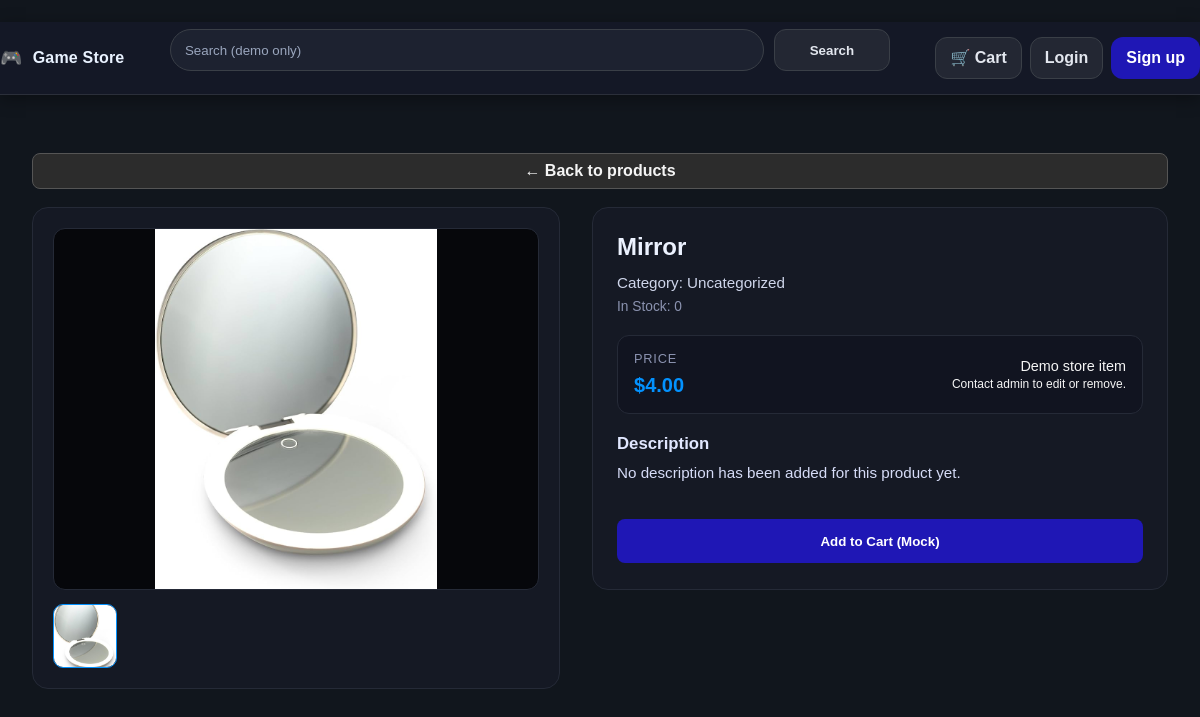
/product/1/, run on the app's committed database.
### catalog/models.py (models this page shows, shortened)
class Product(models.Model):
    name = models.CharField(max_length=180)
    slug = models.SlugField(unique=True)
    price = models.DecimalField(max_digits=10, decimal_places=2)
    inventory_qty = models.PositiveIntegerField(default=0)
    image = models.ImageField(upload_to="product_images/", blank=True, null=True)
    image_url = models.URLField(blank=True)
    description = models.TextField(blank=True)
    category = models.CharField(max_length=80, blank=True)

### catalog/views.py (the view)
# urls.py: path("product/<slug:slug>/", views.product_detail, name="product_detail"),
def product_detail(request, slug):
    product = get_object_or_404(Product, slug=slug)
    return render(request, "catalog/product_detail.html", {"product": product})

### templates/catalog/product_detail.html (shortened to what this page needs)
{% extends "base.html" %}
{% block content %}
  <section class="tt-detail-page">
    <p class="tt-back-btn">
      <a href="{% url 'product_list' %}" class="btn btn-sm btn-secondary">
        ← Back to products
      </a>
    </p>
    <div class="tt-detail-layout">
      <div class="tt-detail-media">
        <div class="tt-detail-image-wrap">
          {% if product.image %}
            <img src="{{ product.image.url }}"
                 alt="{{ product.name }}"
                 class="tt-detail-image" />
          {% elif product.image_url %}
            <img src="{{ product.image_url }}"
                 alt="{{ product.name }}"
                 class="tt-detail-image" />
          {% else %}
            <div class="tt-detail-image placeholder">
              No image uploaded for this product.
            </div>
          {% endif %}
        </div>
        <div class="tt-detail-thumbs">
          <div class="tt-detail-thumb active">
            {% if product.image %}
              <img src="{{ product.image.url }}" alt="{{ product.name }}">
            {% elif product.image_url %}
              <img src="{{ product.image_url }}" alt="{{ product.name }}">
            {% else %}
              <span>★</span>
            {% endif %}
          </div>
        </div>
      </div>
      <div class="tt-detail-info">
        <header class="tt-detail-header">
          <h1 class="tt-detail-title">{{ product.name }}</h1>
          <p class="tt-detail-seller">
            Category: {{ product.category|default:"Uncategorized" }}
          </p>
          <p class="tt-detail-meta">
            In Stock: {{ product.inventory_qty }}
          </p>
        </header>
        <div class="tt-detail-price-box">
          <div>
            <div class="tt-detail-price-label">Price</div>
            <div class="tt-detail-price">
              ${{ product.price }}
            </div>
          </div>
          <div class="tt-detail-end-time">
            <span>Demo store item</span><br>
            <small>Contact admin to edit or remove.</small>
          </div>
        </div>
        <section class="tt-detail-description">
          <h2>Description</h2>
          {% if product.description %}
            <p>{{ product.description|linebreaks }}</p>
          {% else %}
            <p>No description has been added for this product yet.</p>
          {% endif %}
        </section>
        <div class="tt-detail-actions">
          <button type="button" class="btn btn-primary">
            Add to Cart (Mock)
          </button>
        </div>
      </div>
    </div>
  </section>
{% endblock %}

### static/css/app.css (style rules this page uses)
:root { --tt-control-h: 42px; --tt-radius: 12px; --bg: #11161d; --panel: #3a3a3a; --ink: #f5f5f5; --muted: #cfcfcf; --blue: #0392ff; --indigo: #1f17b5; }
*, *::before, *::after { box-sizing: border-box; }
html, body { height: 100%; }
html { -webkit-text-size-adjust: 100%; }
body { margin: 0; background: var(--bg); color: var(--ink); font-family: Arial, Helvetica, sans-serif; line-height: 1.4; padding-top: 0 !important; }
a { color: var(--blue); text-decoration: none; }
.page-content > :first-child { margin-top: 0; }
.btn { display: inline-flex; align-items: center; justify-content: center; height: 44px; border-radius: 8px; font-weight: 600; cursor: pointer; text-decoration: none; transition: background-color .25s, border-color .25s, color .25s, transform .04s; border: 1px solid transparent; }
.btn-primary, .btn-secondary { width: 100%; }
.btn-primary { background-color: var(--indigo); color: #fff; margin-top: 16px; border: none; }
.btn-secondary { background: #2c2c2c; border: 1px solid #555; color: #f5f5f5; margin-top: 10px; }
.btn-sm { height:36px; padding:0 12px; }
.tt-detail-page { padding-top: 32px; padding-bottom: 48px; }
.tt-back-btn { margin-bottom: 18px; }
.tt-detail-layout { display: grid; grid-template-columns: minmax(0, 1.1fr) minmax(0, 1.2fr); gap: 32px; align-items: flex-start; }
.tt-detail-media { background: #151924; border-radius: 16px; border: 1px solid #252a37; padding: 20px; }
.tt-detail-image-wrap { border-radius: 12px; background: #06070b; border: 1px solid #252a37; display: flex; align-items: center; justify-content: center; min-height: 260px; overflow: hidden; }
.tt-detail-image { max-width: 100%; max-height: 360px; object-fit: contain; }
.tt-detail-thumbs { display: flex; gap: 10px; margin-top: 14px; }
.tt-detail-thumb { width: 64px; height: 64px; border-radius: 10px; border: 1px solid #252a37; background: #11141f; display: flex; align-items: center; justify-content: center; overflow: hidden; cursor: pointer; opacity: 0.75; }
.tt-detail-thumb.active { border-color: var(--blue); opacity: 1; }
.tt-detail-thumb img { width: 100%; height: 100%; object-fit: cover; }
.tt-detail-info { background: #151924; border-radius: 16px; border: 1px solid #252a37; padding: 22px 24px 26px; }
.tt-detail-header { margin-bottom: 18px; }
.tt-detail-title { margin: 0 0 8px; font-size: 1.5rem; color: #ecf2ff; }
.tt-detail-seller { margin: 0 0 4px; color: #cfd6eb; font-size: 0.95rem; }
.tt-detail-meta { margin: 0; color: #8b93b0; font-size: 0.86rem; }
.tt-detail-price-box { margin: 12px 0 18px; padding: 14px 16px; border-radius: 12px; background: #111420; border: 1px solid #252a37; display: flex; align-items: center; justify-content: space-between; gap: 16px; }
.tt-detail-price-label { font-size: 0.8rem; text-transform: uppercase; letter-spacing: 0.06em; color: #8b93b0; }
.tt-detail-price { font-size: 1.25rem; font-weight: 700; color: var(--blue); margin-top: 4px; }
.tt-detail-end-time { text-align: right; font-size: 0.9rem; }
.tt-detail-description h2 { font-size: 1.05rem; margin: 0 0 6px; color: #e1e7ff; }
.tt-detail-description p { margin: 0; font-size: 0.95rem; color: #d6dcf7; }
.tt-detail-actions { margin-top: 20px; display: flex; gap: 10px; }

### data on the page
Product: image (picture), name "Mirror", category "Uncategorized", inventory_qty "0", price "4.00"
